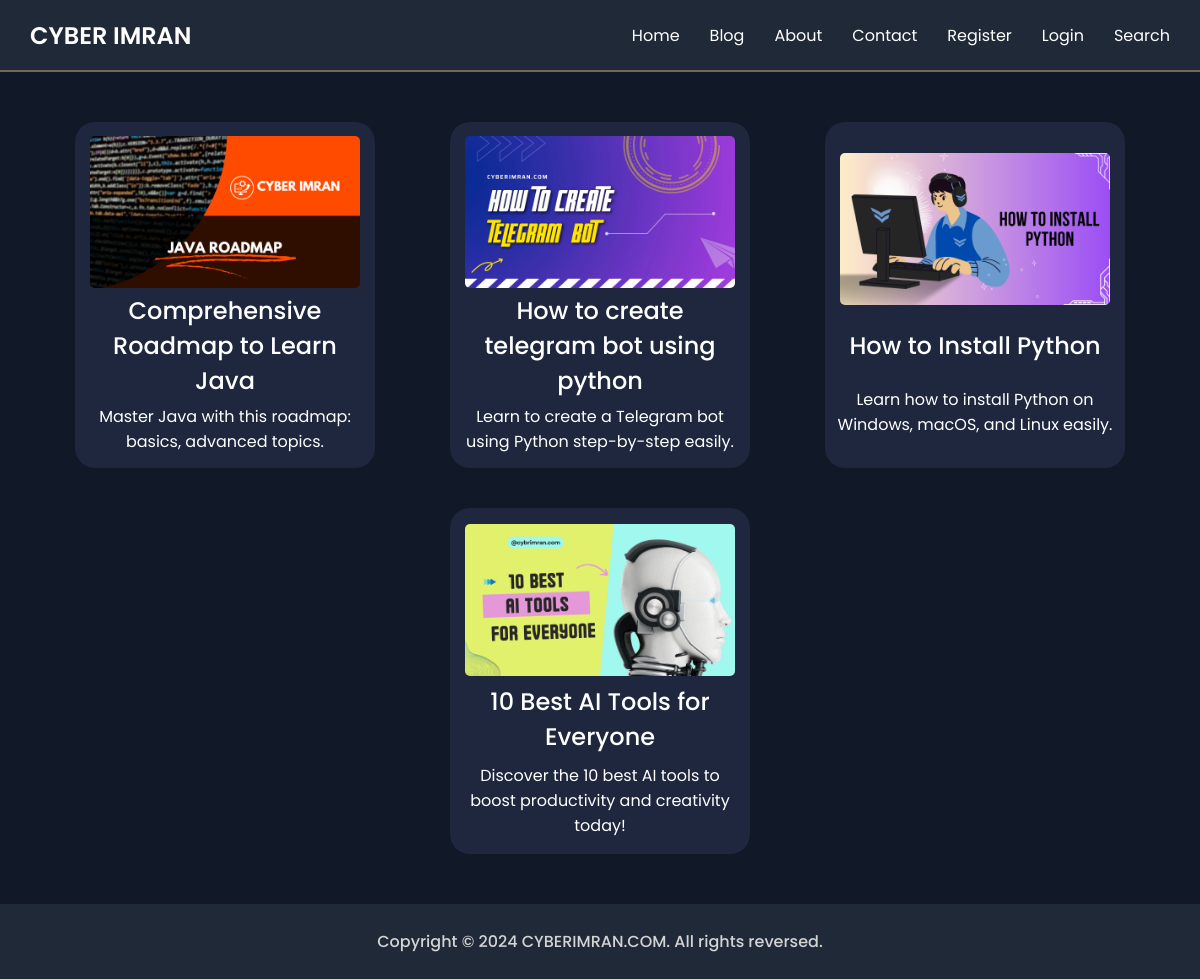
The app's page /blogs/ with its own data.
### blogapp/models.py (models this page shows, shortened)
class BlogPost(models.Model):
    title = models.CharField(max_length=45)
    description = models.TextField(max_length=70, default="No Description")
    category = models.ForeignKey(Category, null=True, blank=False, on_delete=models.SET_NULL,)
    slug = models.CharField(unique=True, null=False, blank=False, max_length=150)
    dateandtime = models.DateTimeField(auto_now_add=True)
    image = models.ImageField(upload_to='images/', null=False, blank=False)
    premium = models.BooleanField(default=False)
    content = RichTextField()

### blogapp/views.py (the view)
# urls.py: path('blogs/', blogspage, name='blogspage'),
def blogspage(request):
    query = request.GET.get('q')
    if query:
        blogs = BlogPost.objects.filter(title__icontains=query)
        context={"page_title":"ALL BLOGS", "blogs":blogs, "searched":query, "css_file":"css/blogs.css"}
        return render(request, 'blogs.html', context)
    blogs = BlogPost.objects.order_by('-dateandtime')
    context={"page_title":"ALL BLOGS", "blogs":blogs, "searched":query, "css_file":"css/blogs.css"}
    return render(request, 'blogs.html', context)

### templates/blogs.html (shortened to what this page needs)
{% extends 'base.html' %} {% block content %}
<div id="blog-page">
  {% if blogs|length == 0 %}
  <p id="no-blogs">No blogs found.</p>
  {% else %}
    <div id="bp">
      <div id="blog-container">
        {% for blog in blogs %}
            <div class="blog-post" onclick="goToBlog('http://127.0.0.1:8000/{{blog.slug}}/')">
              <img src="http://127.0.0.1:8000/media/{{blog.image}}" alt="">
              <h2>{{blog.title}}</h2>
              <p>{{blog.description}}</p>
            </div>
        {% endfor %}
      </div>
    </div>
    {% endif %}
  </div>
  {% endblock %}

### static/css/base.css (style rules this page uses)
* { margin: 0; padding: 0; }
body { width: 100%; background-color: #111827; display: flex; flex-direction: column; min-height: 100vh }

### static/css/blogs.css (style rules this page uses)
#blog-page { width: 100%; display: flex; justify-content: center; align-items: center; text-align: center; margin: 50px 0px; }
#blog-container { row-gap: 40px; }
#bp { width: 100%; }
#bp div:first-of-type { width: 100%; display: flex; justify-content: space-evenly; align-items: center; flex-wrap: wrap; }
#bp div .blog-post { width: 25.01%; height: 330px; background-color: rgb(30, 39, 61); border-radius: 20px; }
.blog-post { display: flex; flex-direction: column; color: white; font-family: "Poppins", serif; font-style: normal; cursor: pointer; padding: 8px 0px; justify-content: space-evenly; }
.blog-post img { width: 90%; align-self: center; border-radius: 5px; }
.blog-post h2 { font-weight: 500; margin: 0px 10px; }
.blog-post p { margin: 0px 10px; }
p { color: white; }

### records on screen
BlogPost: image (picture), title "Comprehensive Roadmap to Learn Java", description "Master Java with this roadmap: basics, advanced topics."
BlogPost: image (picture), title "How to create telegram bot using python", description "Learn to create a Telegram bot using Python step-by-step easily."
BlogPost: image (picture), title "How to Install Python", description "Learn how to install Python on Windows, macOS, and Linux easily."
BlogPost: image (picture), title "10 Best AI Tools for Everyone", description "Discover the 10 best AI tools to boost productivity and creativity today!"
